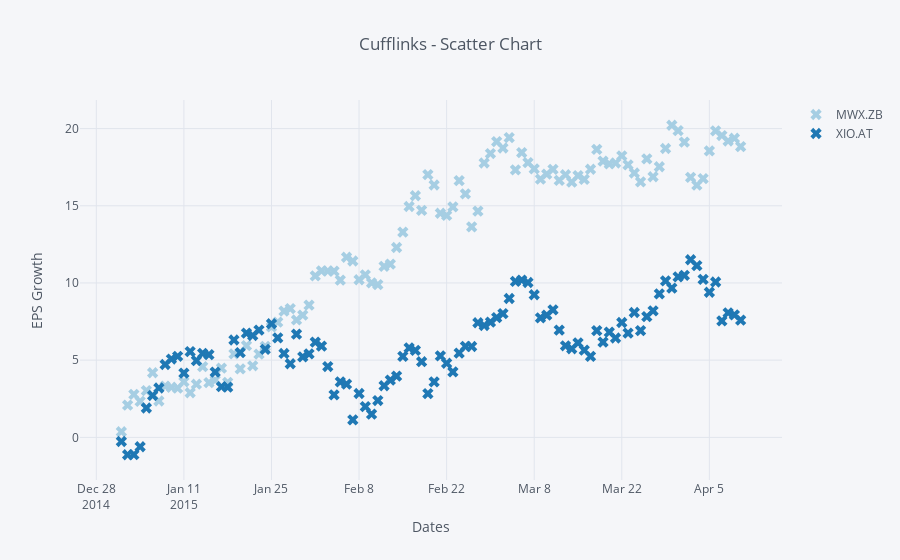

Notebook code for this chart:
### Markdown cell above
### Scatter

### Code cell
cf.datagen.lines(2).iplot(kind='scatter',mode='markers',size=10,symbol='x',colorscale='paired',
                          xTitle='Dates',yTitle='EPS Growth',title='Cufflinks - Scatter Chart')
